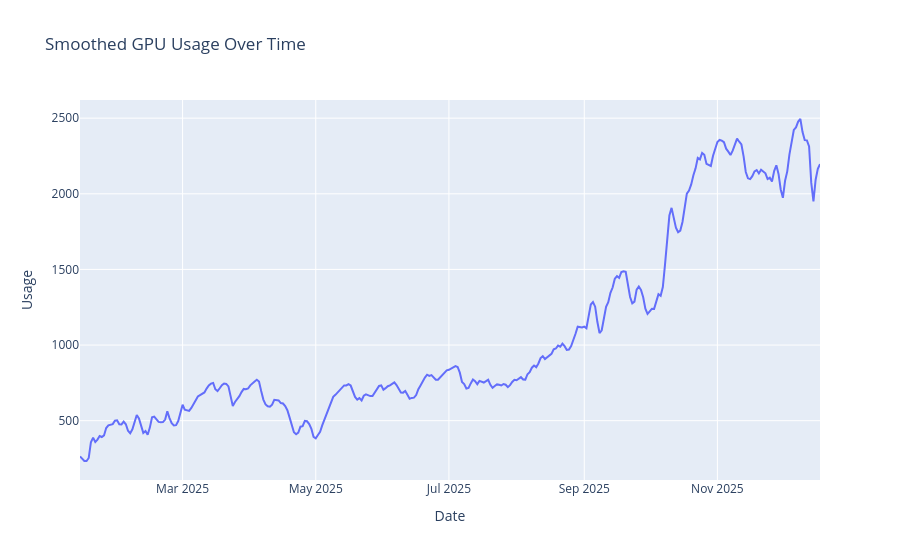

The notebook cell this image was saved under:
### Code cell
# Let's see smoothed data using exponential smoothing
# First let's replace hourly data with daily data using mean
"""
The span parameter defines how many recent observations primarily influence the exponentially weighted average.
With span=10, pandas calculates the smoothing factor α = 2 / (span + 1) = 2/11 ≈ 0.182.
This α is then used in the recursive formula: y_t = α × x_t + (1 - α) × y_{t-1}, where each new value y_t is 18.2% of the current observation plus 81.8% of the previous smoothed value.
The result: roughly the last 10 days carry ~86% of the total weight,
with older observations contributing progressively less.
"""


df_daily = df.resample("D").mean()
df_smoothed = df_daily.ewm(span=10, adjust=False).mean()
fig = px.line(df_smoothed, y="Usage", title="Smoothed GPU Usage Over Time")
fig.update_layout(xaxis_title="Date", yaxis_title="Usage")
fig.show()
# Let's see smoothed data using moving average

### Figure 1 — Plotly figure (JSON) as saved in the notebook; plotly's stock layout.template omitted (floating-point values rounded to 4 significant figures; data arrays with more than 128 entries replaced by an {"elided": "..."} marker saying what was removed)
{"data": [{"hovertemplate": "DTime=%{x}<br>Usage=%{y}<extra></extra>", "legendgroup": "", "line": {"color": "#636efa", "dash": "solid"}, "marker": {"symbol": "circle"}, "mode": "lines", "name": "", "orientation": "v", "showlegend": false, "type": "scatter", "x": {"elided": "340 str values"}, "xaxis": "x", "y": {"elided": "340 float values"}, "yaxis": "y"}], "layout": {"legend": {"tracegroupgap": 0}, "title": {"text": "Smoothed GPU Usage Over Time"}, "xaxis": {"anchor": "y", "domain": [0, 1], "title": {"text": "Date"}}, "yaxis": {"anchor": "x", "domain": [0, 1], "title": {"text": "Usage"}}}}
